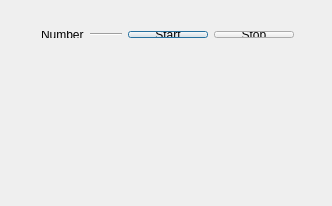
<?xml version="1.0" encoding="UTF-8"?>
<ui version="4.0">
 <class>Dialog</class>
 <widget class="QDialog" name="Dialog">
  <property name="geometry">
   <rect>
    <x>0</x>
    <y>0</y>
    <width>332</width>
    <height>206</height>
   </rect>
  </property>
  <property name="windowTitle">
   <string>Dialog</string>
  </property>
  <widget class="QWidget" name="">
   <property name="geometry">
    <rect>
     <x>30</x>
     <y>20</y>
     <width>275</width>
     <height>29</height>
    </rect>
   </property>
   <layout class="QHBoxLayout" name="horizontalLayout">
    <item>
     <widget class="QLabel" name="label">
      <property name="text">
       <string>Number</string>
      </property>
     </widget>
    </item>
    <item>
     <widget class="Line" name="line">
      <property name="orientation">
       <enum>Qt::Horizontal</enum>
      </property>
     </widget>
    </item>
    <item>
     <widget class="QPushButton" name="pushButton">
      <property name="text">
       <string>Start</string>
      </property>
     </widget>
    </item>
    <item>
     <widget class="QPushButton" name="pushButton_2">
      <property name="text">
       <string>Stop</string>
      </property>
     </widget>
    </item>
   </layout>
  </widget>
 </widget>
 <layoutdefault spacing="6" margin="11"/>
 <resources/>
 <connections/>
</ui>
